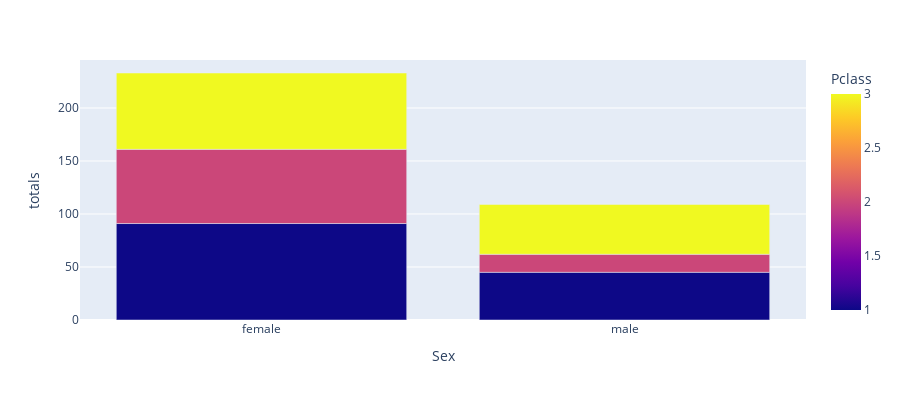
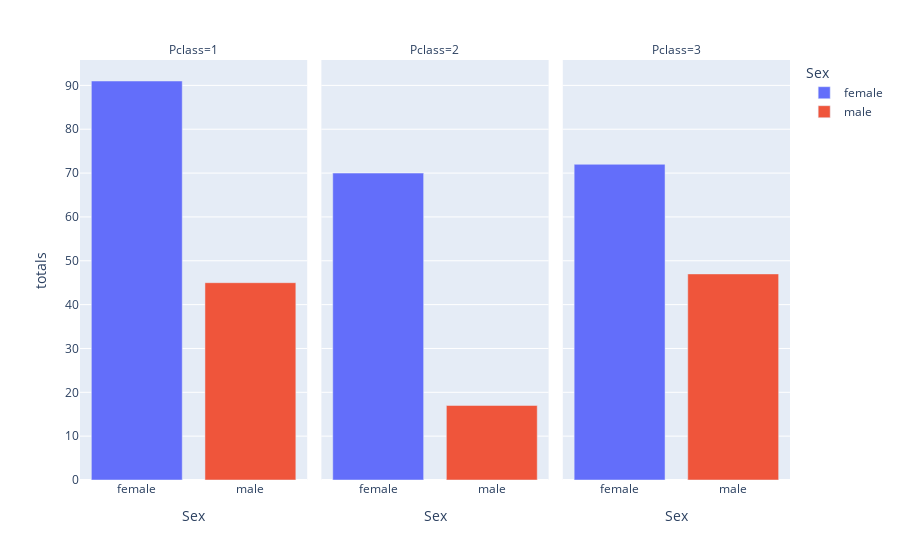

The notebook cell saved with these charts, in order:
### Code cell
#survivors by Pclass and sex graph
dfclassandsex = dftraisurpclassandsex
fig = px.bar(dfclassandsex, x="Sex", y="totals", color='Pclass',
             height=400)
fig.show()


fig = px.bar(dfclassandsex, x="Sex", y="totals", color="Sex",facet_col="Pclass",
             category_orders={"Pclass": ["1", "2", "3"],
                              "Sex": ["Female", "Male"]})
fig.show()

### Figure 1 — Plotly figure (JSON) as saved in the notebook; plotly's stock layout.template omitted (floating-point values rounded to 4 significant figures)
{"data": [{"alignmentgroup": "True", "hovertemplate": "Sex=%{x}<br>totals=%{y}<br>Pclass=%{marker.color}<extra></extra>", "legendgroup": "", "marker": {"color": [1, 1, 2, 2, 3, 3], "coloraxis": "coloraxis"}, "name": "", "offsetgroup": "", "orientation": "v", "showlegend": false, "textposition": "auto", "type": "bar", "x": ["female", "male", "female", "male", "female", "male"], "xaxis": "x", "y": [91, 45, 70, 17, 72, 47], "yaxis": "y"}], "layout": {"barmode": "relative", "coloraxis": {"colorbar": {"title": {"text": "Pclass"}}, "colorscale": [[0, "#0d0887"], [0.1111, "#46039f"], [0.2222, "#7201a8"], [0.3333, "#9c179e"], [0.4444, "#bd3786"], [0.5556, "#d8576b"], [0.6667, "#ed7953"], [0.7778, "#fb9f3a"], [0.8889, "#fdca26"], [1, "#f0f921"]]}, "height": 400, "legend": {"tracegroupgap": 0}, "margin": {"t": 60}, "xaxis": {"anchor": "y", "domain": [0, 1], "title": {"text": "Sex"}}, "yaxis": {"anchor": "x", "domain": [0, 1], "title": {"text": "totals"}}}}

### Figure 2 — Plotly figure (JSON) as saved in the notebook; plotly's stock layout.template omitted (floating-point values rounded to 4 significant figures)
{"data": [{"alignmentgroup": "True", "hovertemplate": "Sex=%{x}<br>Pclass=1<br>totals=%{y}<extra></extra>", "legendgroup": "female", "marker": {"color": "#636efa"}, "name": "female", "offsetgroup": "female", "orientation": "v", "showlegend": true, "textposition": "auto", "type": "bar", "x": ["female"], "xaxis": "x", "y": [91], "yaxis": "y"}, {"alignmentgroup": "True", "hovertemplate": "Sex=%{x}<br>Pclass=2<br>totals=%{y}<extra></extra>", "legendgroup": "female", "marker": {"color": "#636efa"}, "name": "female", "offsetgroup": "female", "orientation": "v", "showlegend": false, "textposition": "auto", "type": "bar", "x": ["female"], "xaxis": "x2", "y": [70], "yaxis": "y2"}, {"alignmentgroup": "True", "hovertemplate": "Sex=%{x}<br>Pclass=3<br>totals=%{y}<extra></extra>", "legendgroup": "female", "marker": {"color": "#636efa"}, "name": "female", "offsetgroup": "female", "orientation": "v", "showlegend": false, "textposition": "auto", "type": "bar", "x": ["female"], "xaxis": "x3", "y": [72], "yaxis": "y3"}, {"alignmentgroup": "True", "hovertemplate": "Sex=%{x}<br>Pclass=1<br>totals=%{y}<extra></extra>", "legendgroup": "male", "marker": {"color": "#EF553B"}, "name": "male", "offsetgroup": "male", "orientation": "v", "showlegend": true, "textposition": "auto", "type": "bar", "x": ["male"], "xaxis": "x", "y": [45], "yaxis": "y"}, {"alignmentgroup": "True", "hovertemplate": "Sex=%{x}<br>Pclass=2<br>totals=%{y}<extra></extra>", "legendgroup": "male", "marker": {"color": "#EF553B"}, "name": "male", "offsetgroup": "male", "orientation": "v", "showlegend": false, "textposition": "auto", "type": "bar", "x": ["male"], "xaxis": "x2", "y": [17], "yaxis": "y2"}, {"alignmentgroup": "True", "hovertemplate": "Sex=%{x}<br>Pclass=3<br>totals=%{y}<extra></extra>", "legendgroup": "male", "marker": {"color": "#EF553B"}, "name": "male", "offsetgroup": "male", "orientation": "v", "showlegend": false, "textposition": "auto", "type": "bar", "x": ["male"], "xaxis": "x3", "y": [47], "yaxis": "y3"}], "layout": {"annotations": [{"font": {}, "showarrow": false, "text": "Pclass=1", "x": 0.16, "xanchor": "center", "xref": "paper", "y": 1, "yanchor": "bottom", "yref": "paper"}, {"font": {}, "showarrow": false, "text": "Pclass=2", "x": 0.5, "xanchor": "center", "xref": "paper", "y": 1, "yanchor": "bottom", "yref": "paper"}, {"font": {}, "showarrow": false, "text": "Pclass=3", "x": 0.84, "xanchor": "center", "xref": "paper", "y": 1, "yanchor": "bottom", "yref": "paper"}], "barmode": "relative", "legend": {"title": {"text": "Sex"}, "tracegroupgap": 0}, "margin": {"t": 60}, "xaxis": {"anchor": "y", "categoryarray": ["Female", "Male", "female", "male"], "categoryorder": "array", "domain": [0, 0.32], "title": {"text": "Sex"}}, "xaxis2": {"anchor": "y2", "categoryarray": ["Female", "Male", "female", "male"], "categoryorder": "array", "domain": [0.34, 0.66], "matches": "x", "title": {"text": "Sex"}}, "xaxis3": {"anchor": "y3", "categoryarray": ["Female", "Male", "female", "male"], "categoryorder": "array", "domain": [0.68, 1.0], "matches": "x", "title": {"text": "Sex"}}, "yaxis": {"anchor": "x", "domain": [0, 1], "title": {"text": "totals"}}, "yaxis2": {"anchor": "x2", "domain": [0, 1], "matches": "y", "showticklabels": false}, "yaxis3": {"anchor": "x3", "domain": [0, 1], "matches": "y", "showticklabels": false}}}
